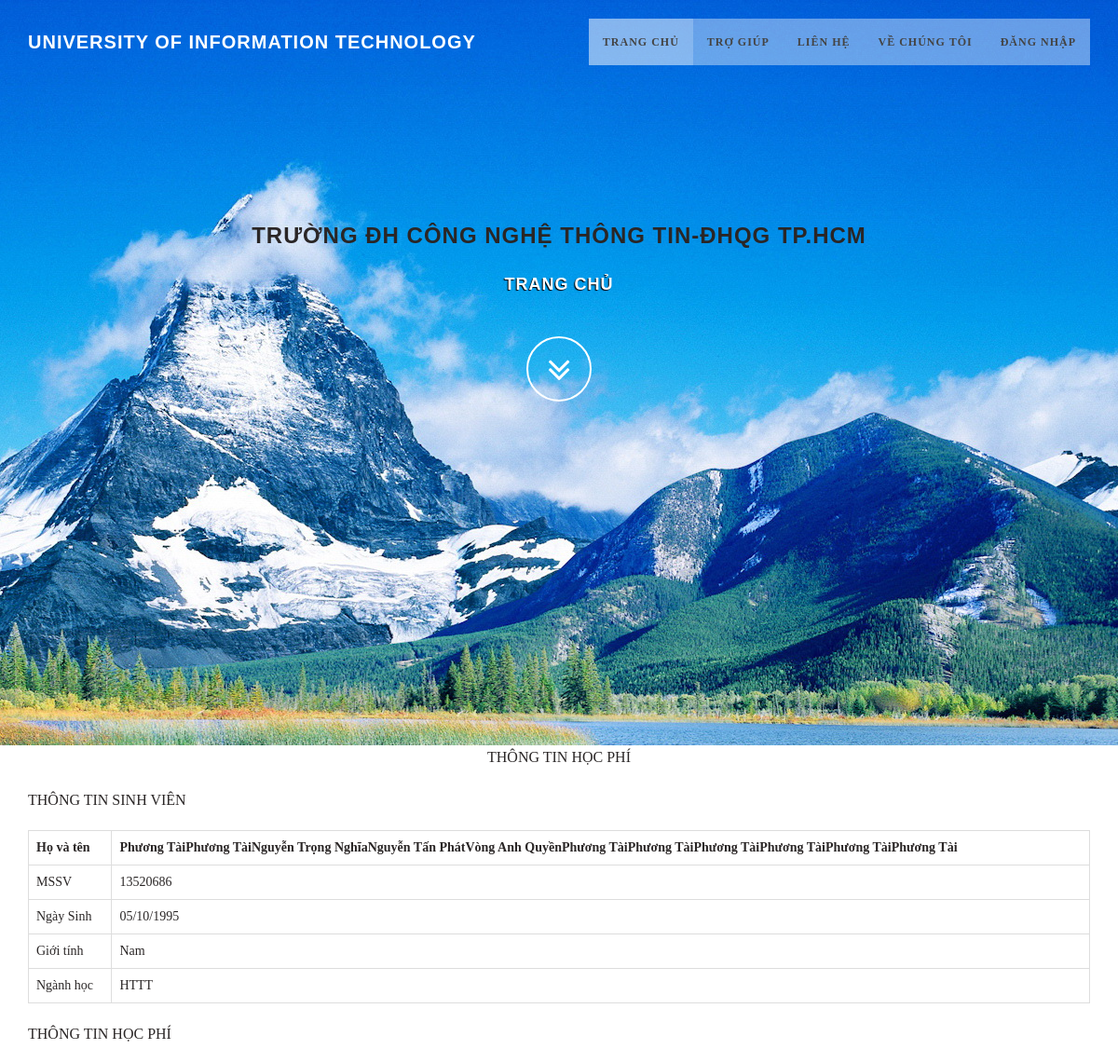
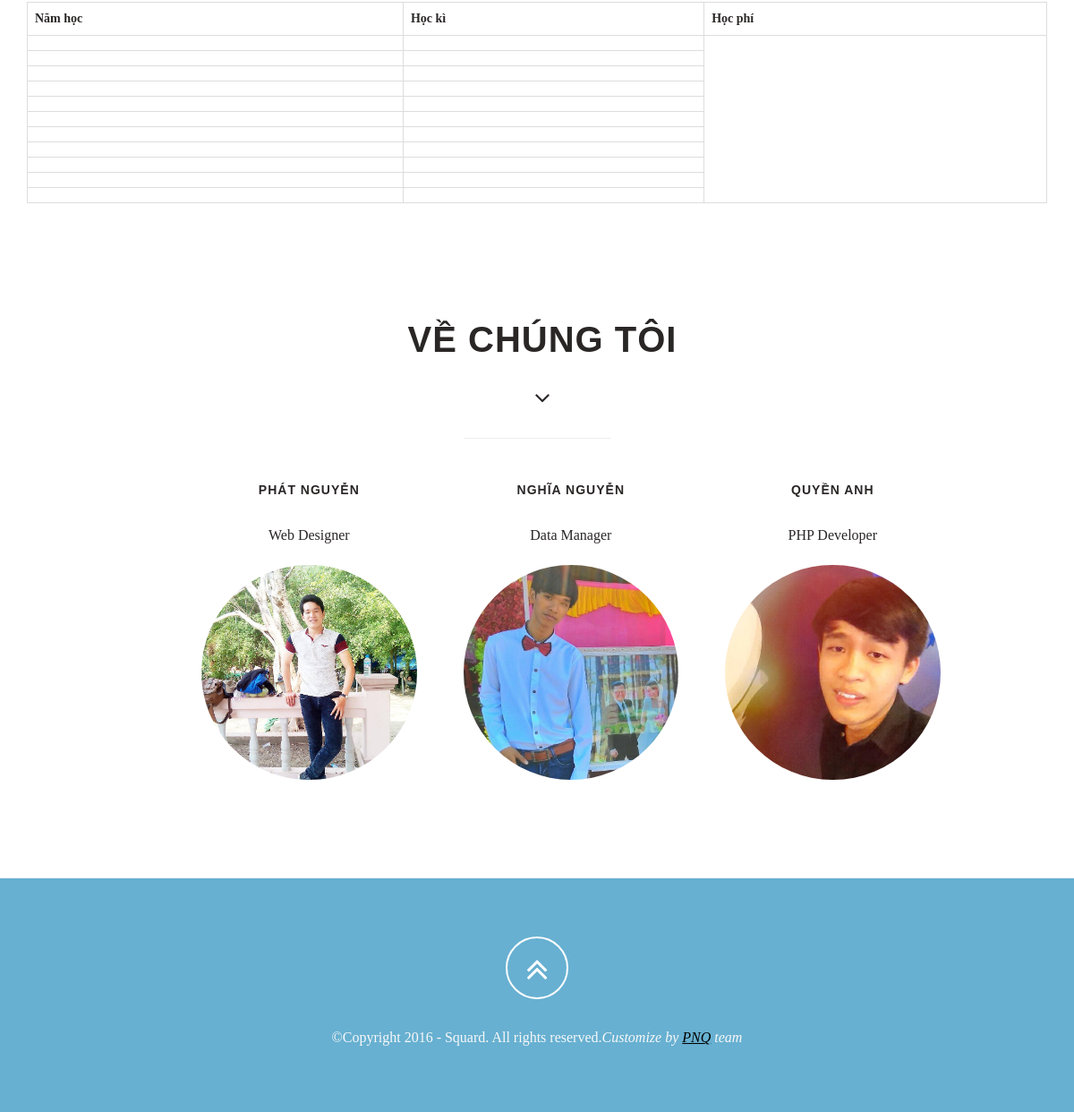
Page /index.php/hocphi on the committed database (2 pictures, top to bottom).
### tables this page shows
CREATE TABLE `sinhvien` (
  `Mssv` varchar(12) NOT NULL,
  `Hoten` varchar(60) NOT NULL,
  `Gioitinh` varchar(6) NOT NULL,
  `Ngaysinh` date NOT NULL,
  `Quequan` varchar(200) NOT NULL,
  `Manganh` varchar(12) NOT NULL,
  `Makhoahoc` varchar(12) NOT NULL,
  `Manguoidung` varchar(12) NOT NULL
);

### application/controllers/Hocphi.php (called while the page is built, shortened)
<?php
class Hocphi extends  CI_Controller
{
	public function index()
	{
		$this->data['page_title'] = 'Thông tin học phí';
		$this->load->model('Hocphi_model');
		$this->data['hocphi'] = $this->Hocphi_model->show();
		$this->load->view('template/header',$this->data);
		$this->load->view('hocphi_view');
	}
}

### index.php (called while the page is built, shortened)
<?php
require_once BASEPATH.'core/CodeIgniter.php';

### application/views/hocphi_view.php (the view, shortened to what this page needs)
<section id="content">
    <div class="row" id="result">
  <p id="tt" class="text-center">THÔNG TIN HỌC PHÍ</p>
  <?php $query =  $this->db->get('sinhvien');
        $query_result = $query->result_object();
   ?>
  <div class="container">
  <p class="text-PRIMARY">THÔNG TIN SINH VIÊN</p>
	<table class="table table-bordered">
      <tr>
        <th>Họ và tên</th>
        <th><?php foreach($query_result as $tr){ echo $tr->Hoten;} ?></th>
      </tr>
      <tr>
        <td>MSSV</td>
        <td>13520686</td>
      </tr>
      <tr>
        <td>Ngày Sinh</td>
        <td>05/10/1995</td>
      </tr>
      <tr>
      	<td>Giới tính</td>
      	<td>Nam</td>
      </tr>
      <tr>
      	<td>Ngành học</td>
      	<td>HTTT</td>
      </tr>
  </table>
    <p class="text-PRIMARY">THÔNG TIN HỌC PHÍ</p>
    <table class="table table-bordered">
      <tr>
        <th>Năm học</th>
        <th>Học kì</th>
        <th>Học phí</th>
      </tr>
      <?php foreach($hocphi as $tr){
       echo "<tr>";
       echo "<td>".$tr->hocki."</td>";
       echo "<td>".$tr->namhoc."</td>";
       echo "</tr>" ; } ?>
  </table>
  </div>
</div>
</section>

### assets/css/style.css (style rules this page uses)
body { width: 100%; height: 100%; font-family: "Times New Roman", Times, serif; font-weight: 300; color: #2A2626; background-color: #fff; }
html { width: 100%; height: 100%; }
p { margin: 0 0 20px; font-size: 16px; line-height: 1.6em; }

### rows in the picture
sinhvien: Hoten "Phương Tài"
sinhvien: Hoten "Phương Tài"
sinhvien: Hoten "Nguyễn Trọng Nghĩa"
sinhvien: Hoten "Nguyễn Tấn Phát"
sinhvien: Hoten "Vòng Anh Quyền"
sinhvien: Hoten "Phương Tài"
sinhvien: Hoten "Phương Tài"
sinhvien: Hoten "Phương Tài"
sinhvien: Hoten "Phương Tài"
sinhvien: Hoten "Phương Tài"
sinhvien: Hoten "Phương Tài"
